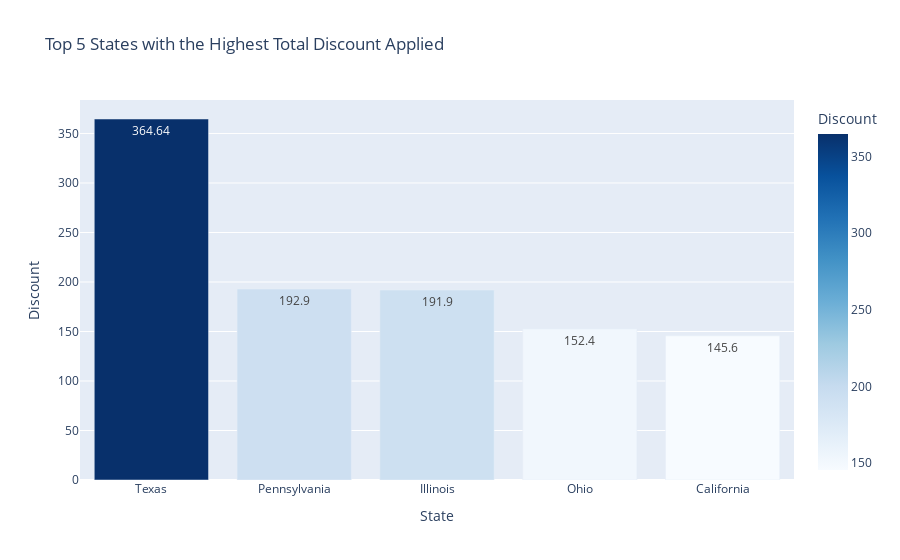

Notebook source saved alongside this figure:
### Code cell
Top_states_discount_df = Top_states_discount.reset_index()
fig = px.bar(Top_states_discount_df,y='Discount', x='State',
              title ='Top 5 States with the Highest Total Discount Applied',
              text='Discount', color='Discount',
              color_continuous_scale='Blues')
fig.show()

### Figure 1 — Plotly figure (JSON) as saved in the notebook; plotly's stock layout.template omitted (floating-point values rounded to 4 significant figures)
{"data": [{"alignmentgroup": "True", "hovertemplate": "State=%{x}<br>Discount=%{marker.color}<extra></extra>", "legendgroup": "", "marker": {"color": [364.6, 192.9, 191.9, 152.4, 145.6], "coloraxis": "coloraxis", "pattern": {"shape": ""}}, "name": "", "offsetgroup": "", "orientation": "v", "showlegend": false, "text": [364.6, 192.9, 191.9, 152.4, 145.6], "textposition": "auto", "type": "bar", "x": ["Texas", "Pennsylvania", "Illinois", "Ohio", "California"], "xaxis": "x", "y": [364.6, 192.9, 191.9, 152.4, 145.6], "yaxis": "y"}], "layout": {"barmode": "relative", "coloraxis": {"colorbar": {"title": {"text": "Discount"}}, "colorscale": [[0, "rgb(247,251,255)"], [0.125, "rgb(222,235,247)"], [0.25, "rgb(198,219,239)"], [0.375, "rgb(158,202,225)"], [0.5, "rgb(107,174,214)"], [0.625, "rgb(66,146,198)"], [0.75, "rgb(33,113,181)"], [0.875, "rgb(8,81,156)"], [1, "rgb(8,48,107)"]]}, "legend": {"tracegroupgap": 0}, "title": {"text": "Top 5 States with the Highest Total Discount Applied"}, "xaxis": {"anchor": "y", "domain": [0, 1], "title": {"text": "State"}}, "yaxis": {"anchor": "x", "domain": [0, 1], "title": {"text": "Discount"}}}}
